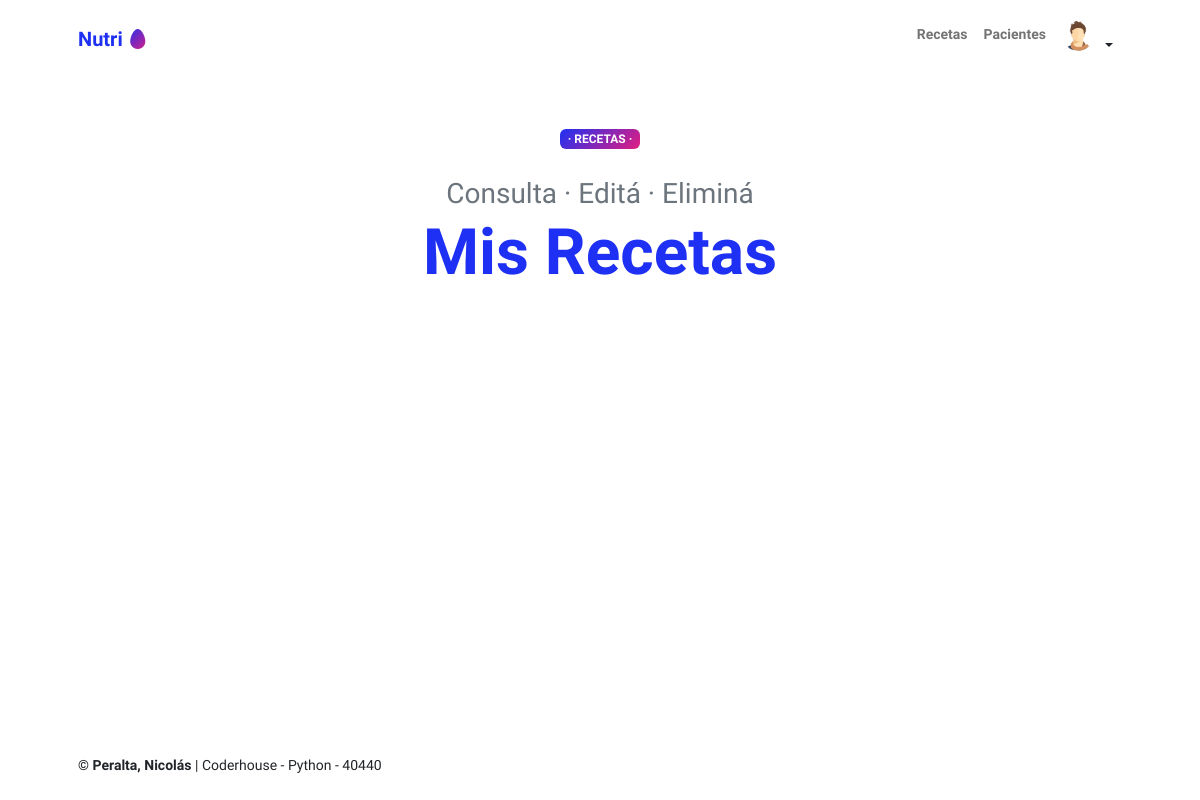
/recetas-autor (signed in), run on an earlier commit of the app's database.
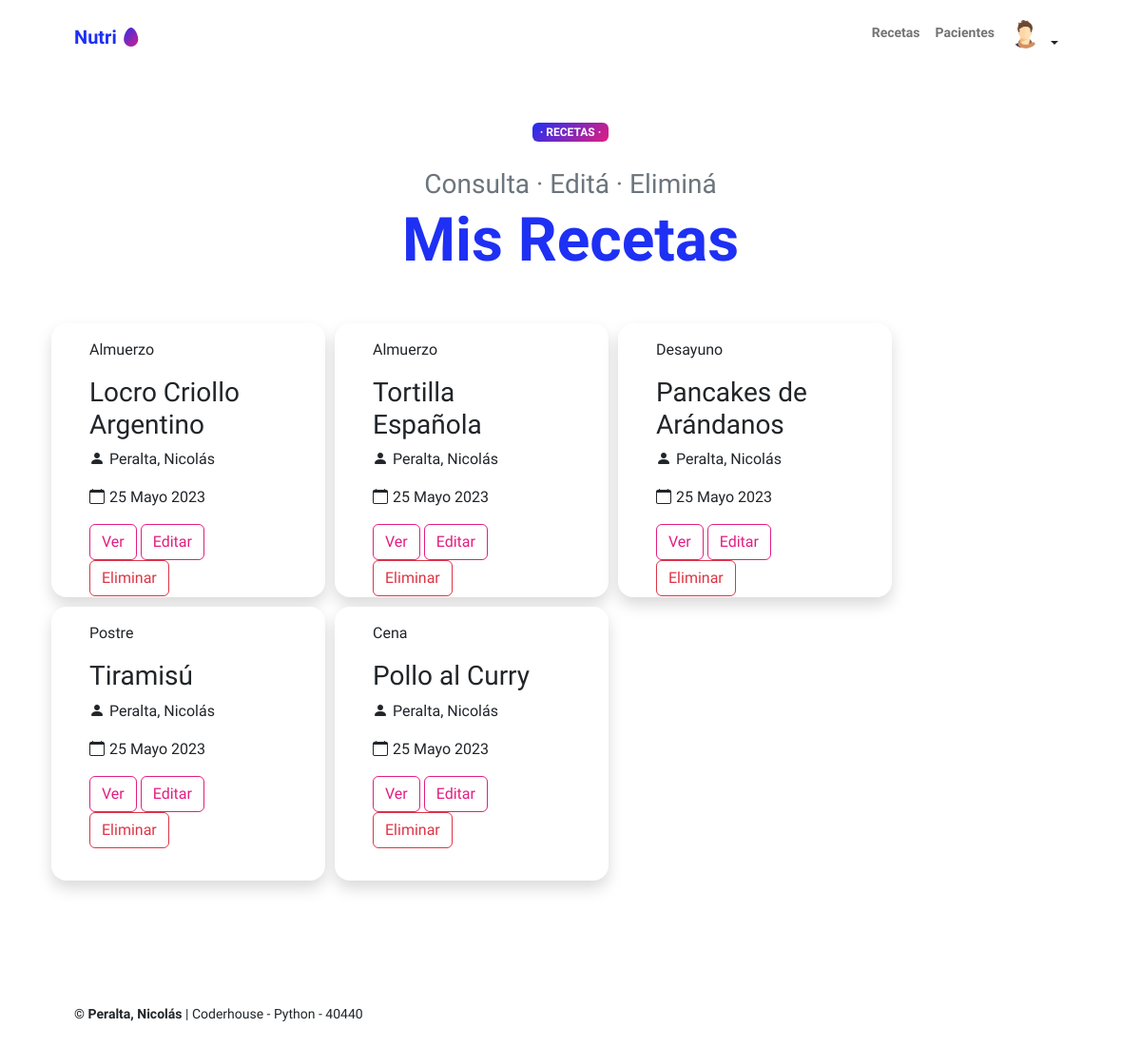
And on a later commit of the database.
### recetas/models.py (models this page shows, shortened)
class recetas(models.Model):
    autor = models.ForeignKey(User, on_delete=models.SET_NULL, null=True)
    fecha = models.DateField(null=True)
    titulo = models.CharField(max_length=50)
    categoria = models.CharField(max_length=50, null=True)
    ingredientes = models.TextField()
    detalle = models.TextField()

### recetas/views.py (the view)
# urls.py: path('recetas-autor', views.vista_recetas_autor, name="recetas_autor"),
@login_required
def vista_recetas_autor(request):
    contexto = {
        "recetas": recetas.objects.all(),
    }
    http_response = render(
        request=request,
        template_name='recetas/recetas_autor.html',
        context=contexto,
    )
    return http_response

### recetas/templates/recetas/recetas_autor.html (shortened to what this page needs)
{% extends 'agenda/base.html' %}
  {% block contenido%}
      <div class="text-center text-xxl-start">
          <div class="badge bg-gradient-primary-to-secondary text-white mb-4"><div class="text-uppercase"> &middot; Recetas &middot;</div></div>
          <div class="fs-3 fw-light text-muted">Consulta  &middot; Editá &middot; Eliminá</div>
          <h1 class="display-3 fw-bolder mb-5"><span class="text-primary d-inline">Mis Recetas</span></h1>
      </div>
      {% for receta in recetas %}
      {% if receta.autor_id == user.id%}
      <div class="card shadow border-0 rounded-4 " style="height: 18rem; width: 18rem; margin-right: 10px; margin-bottom: 10px;">
        <div class="card-body">
          <p class="card-text">{{ receta.categoria }}</p>
          <h3 class="card-title">{{ receta.titulo }}</h3>
          <p class="card-text"><i class="bi bi-person-fill" style="margin-right: 5px;"></i>{{ receta.autor.last_name}}, {{ receta.autor.first_name}}</p>
          <p class="card-text"><i class="bi bi-calendar" style="margin-right: 5px;"></i>{{ receta.fecha}}</p>
          <a href="{% url 'recetas_detalle' receta.id%}" class="btn btn-outline-secondary">Ver </a>
          <a href="{% url 'recetas_editar' receta.id%}" class="btn btn-outline-secondary">Editar</a>
          <form action = "{% url 'recetas_eliminar' receta.id%}" method="post">
            <input type = "submit" class="btn btn-outline-danger  " value = "Eliminar" />
          </form>
        </div>
      </div>
      {% endif %}
      {% endfor %}
  {% endblock contenido%}

What changed in the data, as far as the page shows it:
added recetas: categoria "Almuerzo", titulo "Locro Criollo Argentino", autor.last_name "Peralta", autor.first_name "Nicolás", fecha "25 Mayo 2023"
added recetas: categoria "Almuerzo", titulo "Tortilla Española", autor.last_name "Peralta", autor.first_name "Nicolás", fecha "25 Mayo 2023"
added recetas: categoria "Desayuno", titulo "Pancakes de Arándanos", autor.last_name "Peralta", autor.first_name "Nicolás", fecha "25 Mayo 2023"
added recetas: categoria "Postre", titulo "Tiramisú", autor.last_name "Peralta", autor.first_name "Nicolás", fecha "25 Mayo 2023"
added recetas: categoria "Cena", titulo "Pollo al Curry", autor.last_name "Peralta", autor.first_name "Nicolás", fecha "25 Mayo 2023"
